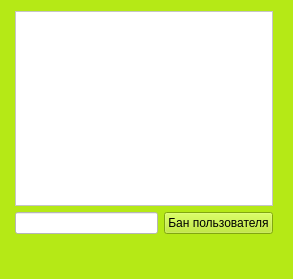
<?xml version="1.0" encoding="UTF-8"?>
<ui version="4.0">
 <class>server</class>
 <widget class="QMainWindow" name="server">
  <property name="geometry">
   <rect>
    <x>0</x>
    <y>0</y>
    <width>293</width>
    <height>279</height>
   </rect>
  </property>
  <property name="windowTitle">
   <string>server</string>
  </property>
  <property name="styleSheet">
   <string notr="true">background-color: rgb(181, 233, 22);</string>
  </property>
  <widget class="QWidget" name="centralwidget">
   <widget class="QWidget" name="layoutWidget">
    <property name="geometry">
     <rect>
      <x>15</x>
      <y>11</y>
      <width>258</width>
      <height>223</height>
     </rect>
    </property>
    <layout class="QGridLayout" name="gridLayout">
     <item row="0" column="0" colspan="2">
      <widget class="QTextBrowser" name="textBrowser">
       <property name="styleSheet">
        <string notr="true">background-color: rgb(255, 255, 255);</string>
       </property>
      </widget>
     </item>
     <item row="1" column="0">
      <widget class="QLineEdit" name="lineEdit">
       <property name="styleSheet">
        <string notr="true">background-color: rgb(255, 255, 255);</string>
       </property>
      </widget>
     </item>
     <item row="1" column="1">
      <widget class="QPushButton" name="banButton">
       <property name="text">
        <string>Бан пользователя</string>
       </property>
      </widget>
     </item>
    </layout>
   </widget>
  </widget>
  <widget class="QMenuBar" name="menubar">
   <property name="geometry">
    <rect>
     <x>0</x>
     <y>0</y>
     <width>293</width>
     <height>21</height>
    </rect>
   </property>
  </widget>
  <widget class="QStatusBar" name="statusbar"/>
 </widget>
 <resources/>
 <connections/>
</ui>
